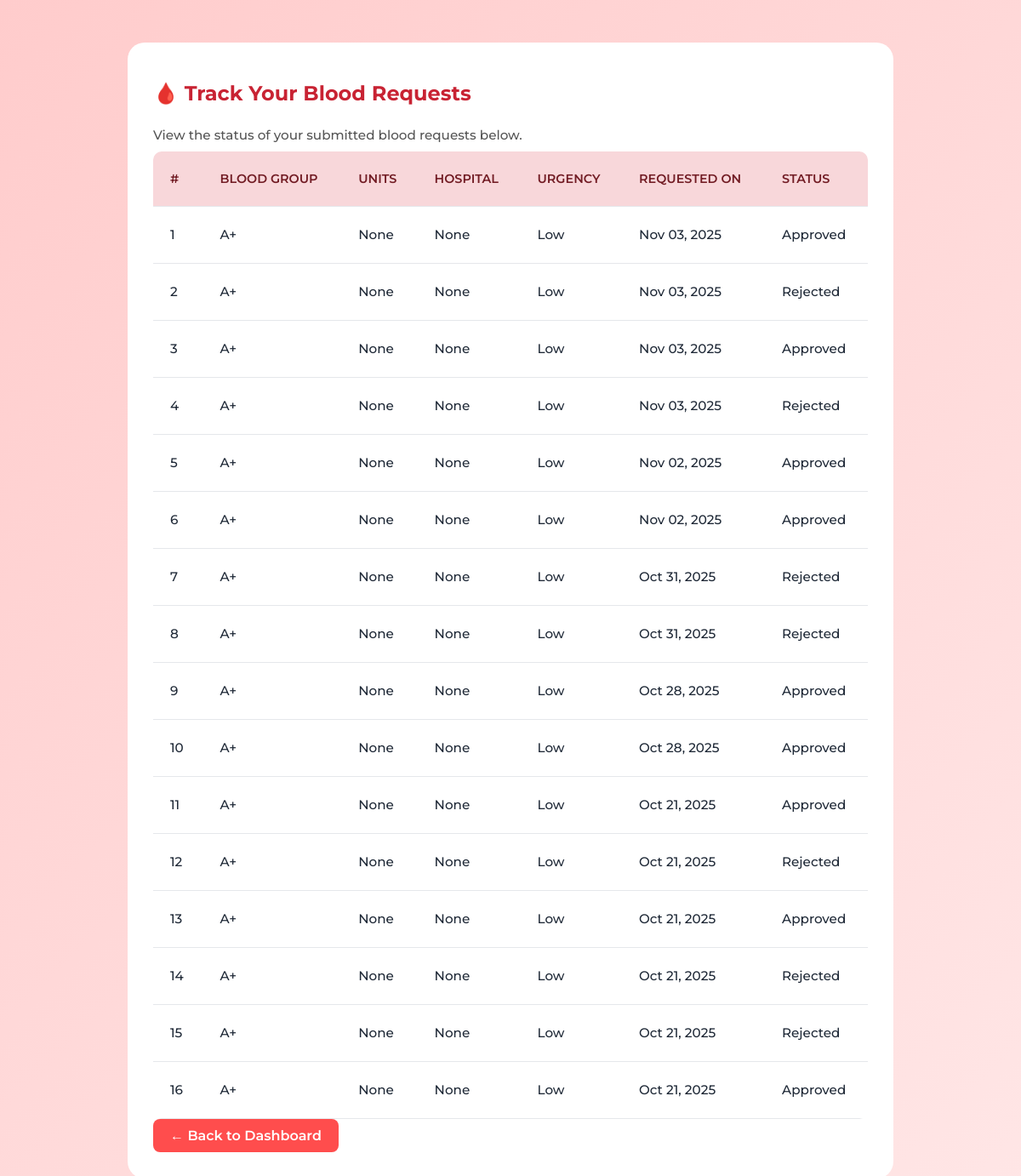
Before: /request_status/ (signed in) with the older database file.
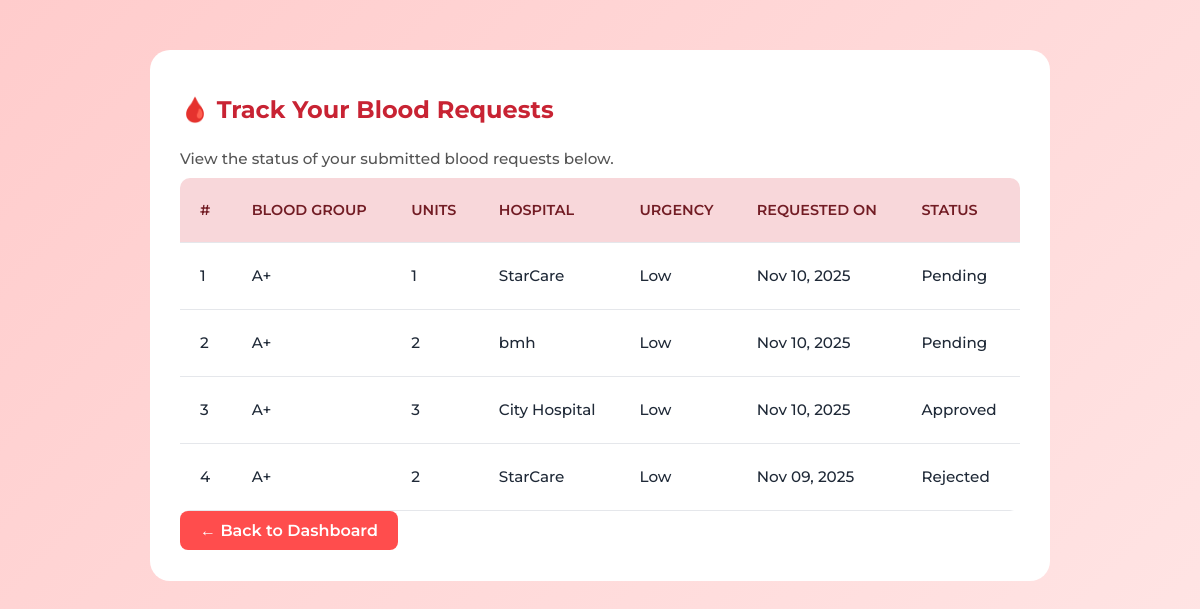
After: the same page with the newer database file.
### blood_bank_app/models.py (models this page shows, shortened)
class BloodRequest(models.Model):
    URGENCY_CHOICES = [
        ('Normal', 'Normal'),
        ('Urgent', 'Urgent'),
        ('Emergency', 'Emergency'),
    ]
    STATUS_CHOICES = [
        ('Pending', 'Pending'),
        ('Approved', 'Approved'),
        ('Rejected', 'Rejected'),
    ]
    user = models.ForeignKey(User, on_delete=models.CASCADE)
    hospital_name = models.CharField(max_length=150,null=True)
    units_required = models.PositiveIntegerField(null=True)
    urgency = models.CharField(max_length=20, choices=URGENCY_CHOICES)
    required_date = models.DateField(validators=[validate_future_date])
    medical_condition = models.TextField(blank=True, null=True)
    status = models.CharField(max_length=20, choices=STATUS_CHOICES, default='Pending')
    created_at = models.DateTimeField(auto_now_add=True)

class PatientDetail(models.Model):
    BLOOD_GROUPS = [('A+','A+'),('A-','A-'),('B+','B+'),('B-','B-'),('AB+','AB+'),('AB-','AB-'),('O+','O+'),('O-','O-')]
    GENDER_CHOICES = [('Male','Male'),('Female','Female'),('Other','Other')]
    user = models.OneToOneField(User, on_delete=models.CASCADE,null=True)
    full_name = models.CharField(max_length=100,null=True)
    blood_group = models.CharField(max_length=3, choices=BLOOD_GROUPS)
    gender = models.CharField(max_length=10, choices=GENDER_CHOICES)
    date_of_birth = models.DateField()
    age = models.PositiveIntegerField()
    medical_condition = models.TextField()
    address = models.TextField()
    phone_number = models.CharField(max_length=15)
    profile_photo = models.ImageField(upload_to='patient_photos/', default='default.jpg')

### blood_bank_app/views.py (the view)
# urls.py: path('request_status/', views.request_status, name='request_status'),
@login_required
def request_status(request):
    blood_requests = BloodRequest.objects.filter(user=request.user).order_by('-created_at')
    return render(request, 'patient/request_status.html', {'blood_requests': blood_requests})

### blood_bank_app/templates/patient/request_status.html (shortened to what this page needs)
{% extends 'master.html' %}
{% load static %}
{% block content %}
<div class="track-container">
    <div class="card shadow-lg p-5">
        <h2 class="text-center mb-4 title">🩸 Track Your Blood Requests</h2>
        <p class="text-center subtitle">View the status of your submitted blood requests below.</p>
        {% if blood_requests %}
            <div class="table-responsive mt-4">
                <table class="table table-bordered table-hover text-center align-middle shadow-sm">
                    <thead class="table-danger">
                        <tr>
                            <th>#</th>
                            <th>Blood Group</th>
                            <th>Units</th>
                            <th>Hospital</th>
                            <th>Urgency</th>
                            <th>Requested On</th>
                            <th>Status</th>
                        </tr>
                    </thead>
                    <tbody>
                        {% for req in blood_requests %}
                        <tr>
                            <td>{{ forloop.counter }}</td>
                            <td>{{ req.user.patientdetail.blood_group }}</td>
                            <td>{{ req.units_required }}</td>
                            <td>{{ req.hospital_name }}</td>
                            <td>
                                {% if req.urgency == "High" %}
                                    <span class="badge bg-danger">High</span>
                                {% elif req.urgency == "Medium" %}
                                    <span class="badge bg-warning text-dark">Medium</span>
                                {% else %}
                                    <span class="badge bg-success">Low</span>
                                {% endif %}
                            </td>
                            <td>{{ req.created_at|date:"M d, Y" }}</td>
                            <td>
                            {% if req.status == "Pending" %}
                                <span class="badge bg-warning text-dark">Pending</span>
                            {% elif req.status == "Approved" or req.status == "Accepted" %}
                                <span class="badge bg-success">Approved</span>
                            {% elif req.status == "Rejected" %}
                                <span class="badge bg-danger">Rejected</span>
                            {% else %}
                                <span class="text-muted">Unknown</span>
                            {% endif %}
                            </td>
                        </tr>
                        {% endfor %}
                    </tbody>
                </table>
            </div>
        {% else %}
            <p class="text-center text-muted mt-4">No blood requests found.</p>
        {% endif %}
        <div class="text-center mt-4">
            <a href="{% url 'patient_dashboard' %}" class="btn btn-outline-danger back-btn">
                ← Back to Dashboard
            </a>
        </div>
    </div>
</div>
{% endblock %}

Changed rows visible on the page:
removed BloodRequest: user.patientdetail.blood_group "A+", units_required "None", hospital_name "None", urgency "Low", created_at "Nov 03, 2025", status "Approved"
removed BloodRequest: user.patientdetail.blood_group "A+", units_required "None", hospital_name "None", urgency "Low", created_at "Nov 03, 2025", status "Rejected"
removed BloodRequest: user.patientdetail.blood_group "A+", units_required "None", hospital_name "None", urgency "Low", created_at "Nov 03, 2025", status "Approved"
removed BloodRequest: user.patientdetail.blood_group "A+", units_required "None", hospital_name "None", urgency "Low", created_at "Nov 03, 2025", status "Rejected"
removed BloodRequest: user.patientdetail.blood_group "A+", units_required "None", hospital_name "None", urgency "Low", created_at "Nov 02, 2025", status "Approved"
removed BloodRequest: user.patientdetail.blood_group "A+", units_required "None", hospital_name "None", urgency "Low", created_at "Nov 02, 2025", status "Approved"
removed BloodRequest: user.patientdetail.blood_group "A+", units_required "None", hospital_name "None", urgency "Low", created_at "Oct 31, 2025", status "Rejected"
removed BloodRequest: user.patientdetail.blood_group "A+", units_required "None", hospital_name "None", urgency "Low", created_at "Oct 31, 2025", status "Rejected"
removed BloodRequest: user.patientdetail.blood_group "A+", units_required "None", hospital_name "None", urgency "Low", created_at "Oct 28, 2025", status "Approved"
removed BloodRequest: user.patientdetail.blood_group "A+", units_required "None", hospital_name "None", urgency "Low", created_at "Oct 28, 2025", status "Approved"
removed BloodRequest: user.patientdetail.blood_group "A+", units_required "None", hospital_name "None", urgency "Low", created_at "Oct 21, 2025", status "Approved"
removed BloodRequest: user.patientdetail.blood_group "A+", units_required "None", hospital_name "None", urgency "Low", created_at "Oct 21, 2025", status "Rejected"
removed BloodRequest: user.patientdetail.blood_group "A+", units_required "None", hospital_name "None", urgency "Low", created_at "Oct 21, 2025", status "Approved"
removed BloodRequest: user.patientdetail.blood_group "A+", units_required "None", hospital_name "None", urgency "Low", created_at "Oct 21, 2025", status "Rejected"
removed BloodRequest: user.patientdetail.blood_group "A+", units_required "None", hospital_name "None", urgency "Low", created_at "Oct 21, 2025", status "Rejected"
removed BloodRequest: user.patientdetail.blood_group "A+", units_required "None", hospital_name "None", urgency "Low", created_at "Oct 21, 2025", status "Approved"
added BloodRequest: user.patientdetail.blood_group "A+", units_required "1", hospital_name "StarCare", urgency "Low", created_at "Nov 10, 2025", status "Pending"
added BloodRequest: user.patientdetail.blood_group "A+", units_required "2", hospital_name "bmh", urgency "Low", created_at "Nov 10, 2025", status "Pending"
added BloodRequest: user.patientdetail.blood_group "A+", units_required "3", hospital_name "City Hospital", urgency "Low", created_at "Nov 10, 2025", status "Approved"
added BloodRequest: user.patientdetail.blood_group "A+", units_required "2", hospital_name "StarCare", urgency "Low", created_at "Nov 09, 2025", status "Rejected"
